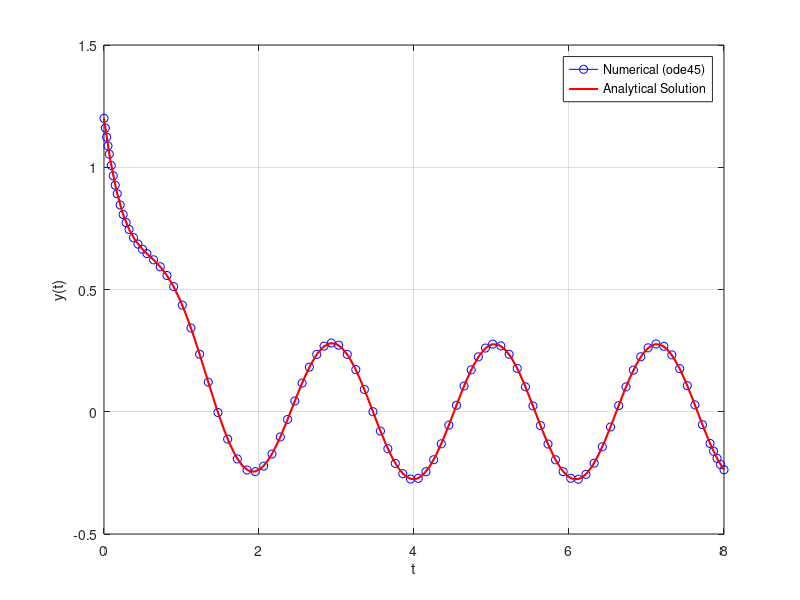
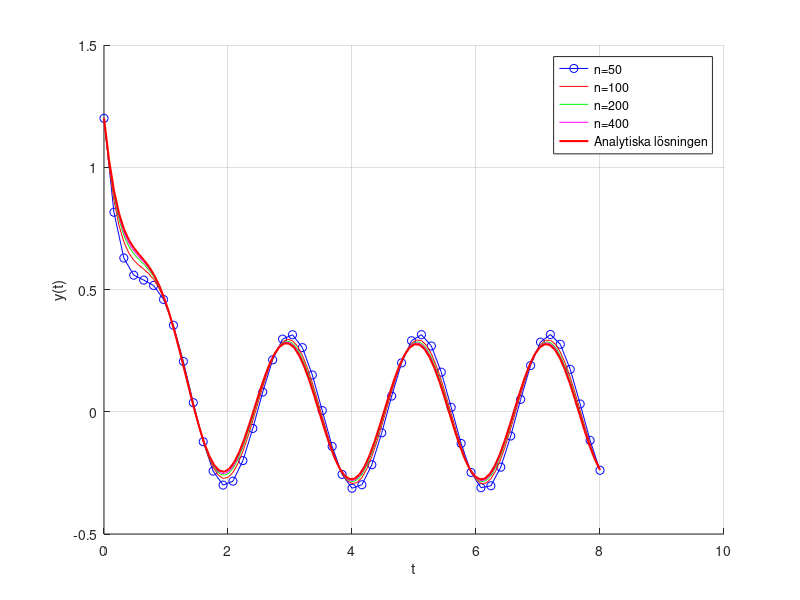
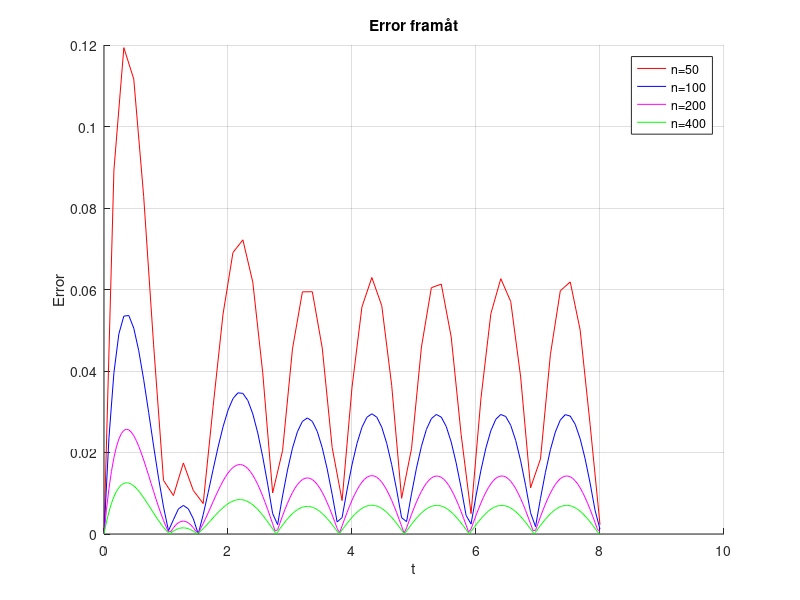
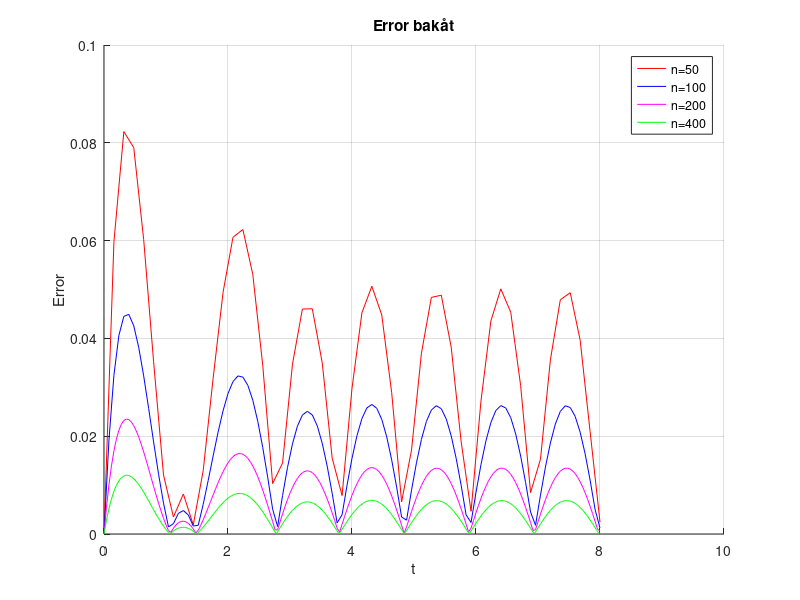

MATLAB code for these plots, in order:
% diff ekvationen
f = @(t,y) sin(3*t) - 2*y;
% exakta lösningen
[T, Y] = ode45(f, [0,8], 1.2);

% Analytiska lösningen
g = @(t) (93/65)*exp(-2*t) - (3/13)*cos(3*t) + (2/13)*sin(3*t);
t_vals = linspace(0,8,100);
y_exact = g(t_vals);

% Plot
figure;
plot(T, Y, 'bo-', 'DisplayName', 'Numerical (ode45)'); % Blue circles for numerical solution
hold on;
plot(t_vals, y_exact, 'r-', 'LineWidth', 1.5, 'DisplayName', 'Analytical Solution'); % Red line for exact solution
hold off;

xlabel('t');
ylabel('y(t)');
legend;
grid on;

%%%%%%%%%%%%%%%%%%%%%%%%%%%%%%%%%%%%%%%%%%%%%%%%%%%%%%%%%%%%%%%%%%%%%%%%%%%%%%%%%%%%%%%%%%%%%%%%%%%%%%%%%
% b
n = [50;100;200;400];
T = 8;
y0= 1.2;

tVecs = cell(length(n), 1);  % Store time vectors
yVecs = cell(length(n), 1);  % Store solution vectors
% Eulers metod
for i=1:4
    h = T/n(i);
    t = 0;
    y=y0;
    tvec = zeros(n(i) + 1, 1);  
    yvec = zeros(n(i) + 1, 1); 
    tvec (1) = t ; 
    yvec (1) = y ;

    for ii =1: n(i)
        y = y + h * f ( t,y ) ;
        t = t + h ;
        tvec ( ii +1) = t ;
        yvec ( ii +1) = y ;
        
    end
    yVecs{i} = yvec;
    tVecs{i} = tvec;
end


figure;
hold on;
plot(tVecs{1}, yVecs{1}, 'bo-', 'DisplayName', 'n=50');
plot(tVecs{2}, yVecs{2}, 'r-', 'DisplayName', 'n=100');
plot(tVecs{3}, yVecs{3}, 'g-', 'DisplayName', 'n=200');
plot(tVecs{4}, yVecs{4}, 'm-', 'DisplayName', 'n=400');
plot(t_vals, y_exact, 'r-', 'LineWidth', 1.5, 'DisplayName', 'Analytiska lösningen'); % Red line for exact solution
legend;
hold off;
xlabel('t');
ylabel('y(t)');
grid on;

error50 = abs(g(tVecs{1})-yVecs{1});
error100 = abs(g(tVecs{2})-yVecs{2});
error200 = abs(g(tVecs{3})-yVecs{3});
error400 = abs(g(tVecs{4})-yVecs{4});

figure;
hold on;
plot(tVecs{1}, error50, 'r-', 'DisplayName', 'n=50');
plot(tVecs{2}, error100, 'b-', 'DisplayName', 'n=100');
plot(tVecs{3}, error200, 'm-', 'DisplayName', 'n=200');
plot(tVecs{4}, error400, 'g-', 'DisplayName', 'n=400');
legend;
title('Error framåt')
xlabel('t');
ylabel('Error');
grid on;
hold off;

%yVecs{1}(end)
%g(8)
%%%%%%%%%%%%%%%%%%%%%%%%%%%%%%%%%%%%%%%%%%%%%%%%%%%%%%%%%%%%%%%%%%%%%%%%%%%%%%%%

%c
e1 = abs(g(8)-yVecs{1}(end))
e2 = abs(g(8)-yVecs{2}(end))
e3 = abs(g(8)-yVecs{3}(end))
e4 = abs(g(8)-yVecs{4}(end))

%d
% Eulers metod
for i=1:4
    h = T/n(i);
    t = 0;
    y=y0;
    t_vec = zeros(n(i) + 1, 1);  
    y_vec = zeros(n(i) + 1, 1); 
    t_vec (1) = t ; 
    y_vec (1) = y ;

   for ii =1: n(i)
        t_vec(ii+1) = t_vec(ii) + h ; % RÄKNA t i +1 först
        y = (y_vec(ii) + h * sin(3 * t_vec(ii + 1))) / (1 + 2 * h);
        y_vec ( ii +1) = y ;
    end
    y_Vecs{i} = y_vec;
    t_Vecs{i} = t_vec;
end

error_50 = abs(g(t_Vecs{1})-y_Vecs{1});
error_100 = abs(g(t_Vecs{2})-y_Vecs{2});
error_200 = abs(g(t_Vecs{3})-y_Vecs{3});
error_400 = abs(g(t_Vecs{4})-y_Vecs{4});
figure;
hold on;
plot(t_Vecs{1}, error_50, 'r-', 'DisplayName', 'n=50');
plot(t_Vecs{2}, error_100, 'b-', 'DisplayName', 'n=100');
plot(t_Vecs{3}, error_200, 'm-', 'DisplayName', 'n=200');
plot(t_Vecs{4}, error_400, 'g-', 'DisplayName', 'n=400');
legend;
title('Error bakåt')
xlabel('t');
ylabel('Error');
grid on;
hold off;

e_1 = abs(g(8)-y_Vecs{1}(end))
e_2 = abs(g(8)-y_Vecs{2}(end))
e_3 = abs(g(8)-y_Vecs{3}(end))
e_4 = abs(g(8)-y_Vecs{4}(end))
